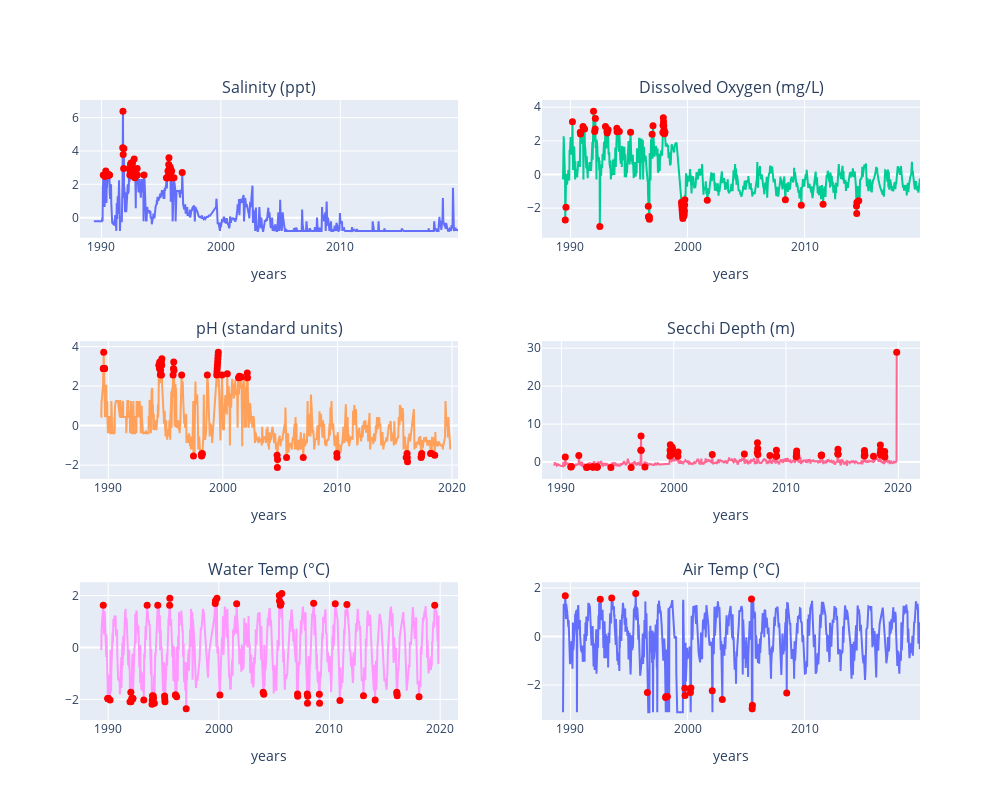

The notebook cell this image was saved under:
### Code cell
fig = make_subplots(rows=3, cols=2,     subplot_titles=[
        'Salinity (ppt)', 'Dissolved Oxygen (mg/L)', 
        'pH (standard units)', 'Secchi Depth (m)', 
        'Water Temp (°C)', 'Air Temp (°C)'
    ])
fig.add_trace(go.Scatter(x=select_df.index, y=select_df['Salinity (ppt)'], mode='lines', name='Salinity (ppt)'), row=1, col=1)
fig.add_trace(go.Scatter(x=select_df[select_df['Salinity (ppt)_anomaly']].index, y=select_df[select_df['Salinity (ppt)_anomaly']]['Salinity (ppt)'], mode='markers',
                        marker=dict(color='red', size=7)), row=1, col=1)
fig.update_xaxes(title_text="years")
fig.update_yaxes()

fig.add_trace(go.Scatter(x=select_df.index, y=select_df['Dissolved Oxygen (mg/L)'], mode='lines', name='Dissolved Oxygen (mg/L)'), row=1, col=2)
fig.add_trace(go.Scatter(x=select_df[select_df['Dissolved Oxygen (mg/L)_anomaly']].index, y=select_df[select_df['Dissolved Oxygen (mg/L)_anomaly']]['Dissolved Oxygen (mg/L)'], mode='markers',
                        marker=dict(color='red', size=7)), row=1, col=2)

fig.add_trace(go.Scatter(x=select_df.index, y=select_df['pH (standard units)'], mode='lines', name='pH (standard units)'), row=2, col=1)
fig.add_trace(go.Scatter(x=select_df[select_df['pH (standard units)_anomaly']].index, y=select_df[select_df['pH (standard units)_anomaly']]['pH (standard units)'], mode='markers',
                          marker=dict(color='red', size=7)), row=2, col=1)

fig.add_trace(go.Scatter(x=select_df.index, y=select_df['Secchi Depth (m)'], mode='lines', name='Secchi Depth (m)'), row=2, col=2)
fig.add_trace(go.Scatter(x=select_df[select_df['Secchi Depth (m)_anomaly']].index, y=select_df[select_df['Secchi Depth (m)_anomaly']]['Secchi Depth (m)'], mode='markers',
                        marker=dict(color='red', size=7)), row=2, col=2)

fig.add_trace(go.Scatter(x=select_df.index, y=select_df['Water Temp (?C)'], mode='lines', name='Water Temp (?C)'), row=3, col=1)
fig.add_trace(go.Scatter(x=select_df[select_df['Water Temp (?C)_anomaly']].index, y=select_df[select_df['Water Temp (?C)_anomaly']]['Water Temp (?C)'], mode='markers',
                        marker=dict(color='red', size=7)), row=3, col=1)

fig.add_trace(go.Scatter(x=select_df.index, y=select_df['AirTemp (C)'], mode='lines', name='AirTemp (C)'), row=3, col=2)
fig.add_trace(go.Scatter(x=select_df[select_df['AirTemp (C)_anomaly']].index, y=select_df[select_df['AirTemp (C)_anomaly']]['AirTemp (C)'], mode='markers',
                        marker=dict(color='red', size=7)), row=3, col=2)

fig.update_layout(showlegend=False)

fig.update_layout(height=800, width=1000)
fig.show()

### Figure 1 — Plotly figure (JSON) as saved in the notebook; plotly's stock layout.template omitted (floating-point values rounded to 4 significant figures; data arrays with more than 128 entries replaced by an {"elided": "..."} marker saying what was removed)
{"data": [{"mode": "lines", "name": "Salinity (ppt)", "type": "scatter", "x": {"elided": "1592 str values"}, "xaxis": "x", "y": {"elided": "1592 float values"}, "yaxis": "y"}, {"marker": {"color": "red", "size": 7}, "mode": "markers", "type": "scatter", "x": ["1990-02-25T00:00:00", "1990-04-15T00:00:00", "1990-05-13T00:00:00", "1990-07-15T00:00:00", "1990-07-29T00:00:00", "1990-08-05T00:00:00", "1990-08-12T00:00:00", "1990-08-19T00:00:00", "1990-08-26T00:00:00", "1990-09-02T00:00:00", "1991-10-13T00:00:00", "1991-10-20T00:00:00", "1991-10-27T00:00:00", "1991-11-10T00:00:00", "1991-11-17T00:00:00", "1992-04-26T00:00:00", "1992-05-17T00:00:00", "1992-05-31T00:00:00", "1992-06-07T00:00:00", "1992-06-14T00:00:00", "1992-06-21T00:00:00", "1992-06-28T00:00:00", "1992-07-05T00:00:00", "1992-07-12T00:00:00", "1992-07-19T00:00:00", "1992-07-26T00:00:00", "1992-08-02T00:00:00", "1992-08-09T00:00:00", "1992-08-16T00:00:00", "1992-08-30T00:00:00", "1992-09-06T00:00:00", "1992-09-13T00:00:00", "1992-09-20T00:00:00", "1992-09-27T00:00:00", "1992-10-04T00:00:00", "1992-10-18T00:00:00", "1992-10-25T00:00:00", "1992-11-01T00:00:00", "1992-12-27T00:00:00", "1993-01-03T00:00:00", "1993-07-25T00:00:00", "1995-06-11T00:00:00", "1995-07-02T00:00:00", "1995-07-09T00:00:00", "1995-07-16T00:00:00", "1995-07-23T00:00:00", "1995-07-30T00:00:00", "1995-08-06T00:00:00", "1995-08-13T00:00:00", "1995-08-20T00:00:00", "1995-08-27T00:00:00", "1995-09-03T00:00:00", "1995-09-10T00:00:00", "1995-09-17T00:00:00", "1995-09-24T00:00:00", "1995-10-01T00:00:00", "1995-10-08T00:00:00", "1995-11-05T00:00:00", "1995-11-12T00:00:00", "1995-11-19T00:00:00", "1995-11-26T00:00:00", "1995-12-03T00:00:00", "1996-01-28T00:00:00", "1996-10-06T00:00:00"], "xaxis": "x", "y": [2.554, 2.474, 2.793, 2.554, 2.554, 2.554, 2.554, 2.554, 2.554, 2.554, 4.188, 6.38, 3.789, 2.952, 4.148, 2.952, 2.554, 2.753, 3.192, 2.634, 3.271, 2.952, 2.793, 2.634, 3.271, 3.271, 3.271, 2.873, 2.952, 2.474, 2.634, 2.733, 2.833, 3.51, 2.913, 2.394, 2.474, 2.554, 2.952, 2.554, 2.554, 2.394, 2.394, 2.394, 2.394, 2.394, 2.793, 2.793, 2.793, 3.192, 3.59, 2.793, 3.032, 2.793, 2.913, 3.032, 2.952, 2.793, 2.394, 2.793, 2.394, 2.394, 2.394, 2.713], "yaxis": "y"}, {"mode": "lines", "name": "Dissolved Oxygen (mg/L)", "type": "scatter", "x": {"elided": "1592 str values"}, "xaxis": "x2", "y": {"elided": "1592 float values"}, "yaxis": "y2"}, {"marker": {"color": "red", "size": 7}, "mode": "markers", "type": "scatter", "x": ["1989-07-23T00:00:00", "1989-08-13T00:00:00", "1990-03-04T00:00:00", "1990-11-04T00:00:00", "1990-11-11T00:00:00", "1991-01-27T00:00:00", "1991-03-17T00:00:00", "1991-12-22T00:00:00", "1992-01-26T00:00:00", "1992-02-09T00:00:00", "1992-02-16T00:00:00", "1992-07-05T00:00:00", "1992-12-27T00:00:00", "1993-02-14T00:00:00", "1993-02-21T00:00:00", "1993-02-28T00:00:00", "1993-03-21T00:00:00", "1993-12-19T00:00:00", "1993-12-26T00:00:00", "1994-03-06T00:00:00", "1995-02-19T00:00:00", "1996-08-25T00:00:00", "1996-09-01T00:00:00", "1996-09-08T00:00:00", "1996-09-15T00:00:00", "1996-09-22T00:00:00", "1996-09-29T00:00:00", "1996-12-22T00:00:00", "1997-01-19T00:00:00", "1997-11-23T00:00:00", "1997-11-30T00:00:00", "1997-12-07T00:00:00", "1997-12-14T00:00:00", "1997-12-21T00:00:00", "1997-12-28T00:00:00", "1998-01-04T00:00:00", "1998-01-11T00:00:00", "1998-01-18T00:00:00", "1998-01-25T00:00:00", "1999-06-27T00:00:00", "1999-07-04T00:00:00", "1999-07-11T00:00:00", "1999-07-18T00:00:00", "1999-07-25T00:00:00", "1999-08-01T00:00:00", "1999-08-08T00:00:00", "1999-08-15T00:00:00", "1999-08-22T00:00:00", "1999-08-29T00:00:00", "1999-09-05T00:00:00", "1999-09-12T00:00:00", "1999-09-19T00:00:00", "1999-09-26T00:00:00", "1999-10-03T00:00:00", "1999-10-10T00:00:00", "2001-09-09T00:00:00", "2008-05-11T00:00:00", "2009-09-20T00:00:00", "2011-07-31T00:00:00", "2014-06-08T00:00:00", "2014-06-15T00:00:00", "2014-06-22T00:00:00", "2014-08-17T00:00:00"], "xaxis": "x2", "y": [-2.712, -1.945, 3.136, 2.513, 2.413, 2.848, 2.704, 3.759, 2.561, 2.704, 3.328, -3.095, 2.848, 2.561, 2.465, 2.609, 2.657, 2.752, 2.537, 2.561, 2.513, -1.885, -2.52, -2.52, -2.52, -2.52, -2.664, 2.393, 2.896, 2.489, 2.932, 3.376, 3.136, 2.896, 2.657, 2.417, 2.449, 2.481, 2.513, -1.65, -1.811, -1.972, -2.133, -2.294, -2.455, -2.616, -1.839, -2.376, -2.4, -2.424, -2.448, -2.292, -2.137, -1.82, -1.504, -1.533, -1.508, -1.832, -1.772, -1.873, -2.316, -1.649, -1.568], "yaxis": "y2"}, {"mode": "lines", "name": "pH (standard units)", "type": "scatter", "x": {"elided": "1592 str values"}, "xaxis": "x3", "y": {"elided": "1592 float values"}, "yaxis": "y3"}, {"marker": {"color": "red", "size": 7}, "mode": "markers", "type": "scatter", "x": ["1989-07-23T00:00:00", "1989-07-30T00:00:00", "1989-08-06T00:00:00", "1989-08-13T00:00:00", "1989-08-20T00:00:00", "1989-08-27T00:00:00", "1989-09-03T00:00:00", "1994-05-29T00:00:00", "1994-06-19T00:00:00", "1994-06-26T00:00:00", "1994-07-17T00:00:00", "1994-07-24T00:00:00", "1994-07-31T00:00:00", "1994-08-07T00:00:00", "1994-08-14T00:00:00", "1994-08-21T00:00:00", "1994-08-28T00:00:00", "1994-09-04T00:00:00", "1995-08-27T00:00:00", "1995-09-10T00:00:00", "1995-09-17T00:00:00", "1995-09-24T00:00:00", "1996-05-26T00:00:00", "1997-06-08T00:00:00", "1998-02-15T00:00:00", "1998-02-22T00:00:00", "1998-03-01T00:00:00", "1998-03-08T00:00:00", "1998-03-15T00:00:00", "1998-08-23T00:00:00", "1999-06-20T00:00:00", "1999-06-27T00:00:00", "1999-07-04T00:00:00", "1999-07-11T00:00:00", "1999-07-18T00:00:00", "1999-07-25T00:00:00", "1999-08-01T00:00:00", "1999-08-08T00:00:00", "1999-12-05T00:00:00", "2000-05-21T00:00:00", "2001-05-13T00:00:00", "2001-06-10T00:00:00", "2001-08-12T00:00:00", "2002-02-17T00:00:00", "2002-02-24T00:00:00", "2004-09-26T00:00:00", "2004-10-03T00:00:00", "2004-10-10T00:00:00", "2005-07-24T00:00:00", "2007-01-07T00:00:00", "2009-12-13T00:00:00", "2009-12-20T00:00:00", "2016-01-03T00:00:00", "2016-01-31T00:00:00", "2016-02-07T00:00:00", "2016-02-14T00:00:00", "2017-04-23T00:00:00", "2017-04-30T00:00:00", "2017-05-07T00:00:00", "2017-05-14T00:00:00", "2018-02-18T00:00:00", "2018-03-25T00:00:00", "2018-07-01T00:00:00"], "xaxis": "x3", "y": [2.889, 2.889, 3.709, 2.889, 2.889, 2.889, 2.889, 3.053, 2.889, 3.217, 2.578, 2.791, 3.004, 3.217, 3.217, 2.561, 3.053, 3.381, 2.561, 2.889, 3.217, 2.807, 2.561, -1.538, -1.456, -1.538, -1.497, -1.456, -1.415, 2.561, 2.561, 2.725, 2.889, 3.053, 3.217, 3.381, 3.545, 3.709, 2.561, 2.627, 2.43, 2.496, 2.463, 2.66, 2.43, -1.505, -2.128, -1.713, -1.62, -1.62, -1.406, -1.603, -1.62, -1.415, -1.62, -1.825, -1.62, -1.551, -1.483, -1.415, -1.415, -1.415, -1.497], "yaxis": "y3"}, {"mode": "lines", "name": "Secchi Depth (m)", "type": "scatter", "x": {"elided": "1592 str values"}, "xaxis": "x4", "y": {"elided": "1592 float values"}, "yaxis": "y4"}, {"marker": {"color": "red", "size": 7}, "mode": "markers", "type": "scatter", "x": ["1990-05-06T00:00:00", "1990-11-04T00:00:00", "1990-11-11T00:00:00", "1990-11-18T00:00:00", "1991-07-21T00:00:00", "1992-03-29T00:00:00", "1992-04-19T00:00:00", "1992-10-11T00:00:00", "1992-10-18T00:00:00", "1992-10-25T00:00:00", "1993-02-14T00:00:00", "1993-02-28T00:00:00", "1993-03-07T00:00:00", "1993-03-14T00:00:00", "1994-05-29T00:00:00", "1996-03-17T00:00:00", "1997-01-26T00:00:00", "1997-02-02T00:00:00", "1997-02-09T00:00:00", "1997-06-08T00:00:00", "1999-08-29T00:00:00", "1999-09-05T00:00:00", "1999-09-12T00:00:00", "1999-09-19T00:00:00", "1999-11-07T00:00:00", "1999-11-14T00:00:00", "1999-11-21T00:00:00", "1999-11-28T00:00:00", "1999-12-05T00:00:00", "2000-05-14T00:00:00", "2000-05-21T00:00:00", "2003-06-08T00:00:00", "2006-04-16T00:00:00", "2007-06-10T00:00:00", "2007-06-17T00:00:00", "2007-06-24T00:00:00", "2007-07-01T00:00:00", "2008-07-27T00:00:00", "2009-02-15T00:00:00", "2009-02-22T00:00:00", "2009-03-01T00:00:00", "2010-11-28T00:00:00", "2010-12-05T00:00:00", "2010-12-12T00:00:00", "2010-12-19T00:00:00", "2013-02-17T00:00:00", "2013-02-24T00:00:00", "2013-03-03T00:00:00", "2014-08-10T00:00:00", "2014-08-17T00:00:00", "2014-08-24T00:00:00", "2016-12-18T00:00:00", "2016-12-25T00:00:00", "2017-01-01T00:00:00", "2017-01-08T00:00:00", "2017-10-15T00:00:00", "2018-05-20T00:00:00", "2018-05-27T00:00:00", "2018-06-03T00:00:00", "2018-06-10T00:00:00", "2018-10-07T00:00:00", "2018-10-14T00:00:00", "2018-10-21T00:00:00", "2019-11-10T00:00:00"], "xaxis": "x4", "y": [1.355, -1.292, -1.22, -1.147, 1.728, -1.462, -1.292, -1.292, -1.292, -1.292, -1.292, -1.292, -1.292, -1.292, -1.462, -1.462, 3.119, 6.852, 3.119, -1.292, 1.626, 3.102, 4.578, 2.576, 2.105, 3.933, 3.379, 2.825, 2.271, 1.541, 2.644, 1.965, 2.101, 2.525, 5.087, 3.549, 2.011, 1.762, 1.507, 3.085, 1.626, 1.377, 2.146, 2.915, 1.609, 1.762, 1.804, 1.847, 2.214, 3.373, 2.03, 1.592, 3.034, 2.406, 1.779, 1.507, 2.271, 4.476, 3.176, 1.875, 1.677, 2.78, 1.35, 28.91], "yaxis": "y4"}, {"mode": "lines", "name": "Water Temp (?C)", "type": "scatter", "x": {"elided": "1592 str values"}, "xaxis": "x5", "y": {"elided": "1592 float values"}, "yaxis": "y5"}, {"marker": {"color": "red", "size": 7}, "mode": "markers", "type": "scatter", "x": ["1989-07-23T00:00:00", "1989-12-17T00:00:00", "1989-12-24T00:00:00", "1989-12-31T00:00:00", "1990-01-07T00:00:00", "1990-03-04T00:00:00", "1991-12-22T00:00:00", "1992-01-19T00:00:00", "1992-01-26T00:00:00", "1992-02-16T00:00:00", "1992-03-22T00:00:00", "1992-03-29T00:00:00", "1993-03-21T00:00:00", "1993-07-11T00:00:00", "1993-12-19T00:00:00", "1993-12-26T00:00:00", "1994-01-02T00:00:00", "1994-01-30T00:00:00", "1994-02-06T00:00:00", "1994-03-06T00:00:00", "1994-06-26T00:00:00", "1995-02-05T00:00:00", "1995-02-12T00:00:00", "1995-02-19T00:00:00", "1995-07-23T00:00:00", "1995-07-30T00:00:00", "1996-01-28T00:00:00", "1996-02-04T00:00:00", "1996-03-10T00:00:00", "1997-01-19T00:00:00", "1999-09-05T00:00:00", "1999-09-12T00:00:00", "1999-10-31T00:00:00", "2000-02-06T00:00:00", "2001-08-12T00:00:00", "2004-01-04T00:00:00", "2004-01-25T00:00:00", "2005-06-19T00:00:00", "2005-06-26T00:00:00", "2005-07-24T00:00:00", "2005-07-31T00:00:00", "2005-08-07T00:00:00", "2005-08-14T00:00:00", "2005-09-11T00:00:00", "2007-02-11T00:00:00", "2007-02-18T00:00:00", "2007-12-30T00:00:00", "2008-01-06T00:00:00", "2008-01-13T00:00:00", "2008-07-27T00:00:00", "2009-02-01T00:00:00", "2009-02-08T00:00:00", "2010-07-11T00:00:00", "2010-12-12T00:00:00", "2011-07-31T00:00:00", "2013-01-27T00:00:00", "2014-02-16T00:00:00", "2016-01-31T00:00:00", "2016-02-07T00:00:00", "2016-02-14T00:00:00", "2018-02-04T00:00:00", "2019-07-07T00:00:00"], "xaxis": "x5", "y": [1.628, -1.963, -1.963, -1.963, -1.963, -2.03, -2.096, -1.731, -2.096, -1.963, -1.963, -1.963, -2.03, 1.628, -2.19, -2.023, -1.857, -1.867, -1.963, -2.15, 1.628, -1.875, -1.986, -2.096, 1.628, 1.894, -1.83, -1.83, -1.897, -2.363, 1.699, 1.801, 1.896, -1.83, 1.681, -1.731, -1.804, 2.001, 1.788, 1.628, 1.655, 1.681, 1.708, 2.082, -1.791, -1.884, -1.791, -2.15, -1.884, 1.708, -1.804, -2.15, 1.681, -2.043, 1.661, -1.864, -2.03, -1.731, -1.797, -1.864, -1.897, 1.628], "yaxis": "y5"}, {"mode": "lines", "name": "AirTemp (C)", "type": "scatter", "x": {"elided": "1592 str values"}, "xaxis": "x6", "y": {"elided": "1592 float values"}, "yaxis": "y6"}, {"marker": {"color": "red", "size": 7}, "mode": "markers", "type": "scatter", "x": ["1989-07-23T00:00:00", "1992-07-19T00:00:00", "1993-07-11T00:00:00", "1995-07-30T00:00:00", "1996-07-28T00:00:00", "1998-02-15T00:00:00", "1998-03-01T00:00:00", "1998-04-12T00:00:00", "1999-10-10T00:00:00", "1999-10-17T00:00:00", "2000-04-02T00:00:00", "2000-04-16T00:00:00", "2002-02-10T00:00:00", "2002-12-22T00:00:00", "2005-06-19T00:00:00", "2005-07-10T00:00:00", "2005-07-17T00:00:00", "2008-06-22T00:00:00"], "xaxis": "x6", "y": [1.678, 1.535, 1.582, 1.773, -2.305, -2.514, -2.476, -2.476, -2.132, -2.433, -2.305, -2.128, -2.235, -2.602, 1.55, -2.979, -2.836, -2.327], "yaxis": "y6"}], "layout": {"annotations": [{"font": {"size": 16}, "showarrow": false, "text": "Salinity (ppt)", "x": 0.225, "xanchor": "center", "xref": "paper", "y": 1, "yanchor": "bottom", "yref": "paper"}, {"font": {"size": 16}, "showarrow": false, "text": "Dissolved Oxygen (mg/L)", "x": 0.775, "xanchor": "center", "xref": "paper", "y": 1, "yanchor": "bottom", "yref": "paper"}, {"font": {"size": 16}, "showarrow": false, "text": "pH (standard units)", "x": 0.225, "xanchor": "center", "xref": "paper", "y": 0.6111, "yanchor": "bottom", "yref": "paper"}, {"font": {"size": 16}, "showarrow": false, "text": "Secchi Depth (m)", "x": 0.775, "xanchor": "center", "xref": "paper", "y": 0.6111, "yanchor": "bottom", "yref": "paper"}, {"font": {"size": 16}, "showarrow": false, "text": "Water Temp (°C)", "x": 0.225, "xanchor": "center", "xref": "paper", "y": 0.2222, "yanchor": "bottom", "yref": "paper"}, {"font": {"size": 16}, "showarrow": false, "text": "Air Temp (°C)", "x": 0.775, "xanchor": "center", "xref": "paper", "y": 0.2222, "yanchor": "bottom", "yref": "paper"}], "height": 800, "showlegend": false, "width": 1000, "xaxis": {"anchor": "y", "domain": [0, 0.45], "title": {"text": "years"}}, "xaxis2": {"anchor": "y2", "domain": [0.55, 1], "title": {"text": "years"}}, "xaxis3": {"anchor": "y3", "domain": [0, 0.45], "title": {"text": "years"}}, "xaxis4": {"anchor": "y4", "domain": [0.55, 1], "title": {"text": "years"}}, "xaxis5": {"anchor": "y5", "domain": [0, 0.45], "title": {"text": "years"}}, "xaxis6": {"anchor": "y6", "domain": [0.55, 1], "title": {"text": "years"}}, "yaxis": {"anchor": "x", "domain": [0.7778, 1]}, "yaxis2": {"anchor": "x2", "domain": [0.7778, 1]}, "yaxis3": {"anchor": "x3", "domain": [0.3889, 0.6111]}, "yaxis4": {"anchor": "x4", "domain": [0.3889, 0.6111]}, "yaxis5": {"anchor": "x5", "domain": [0, 0.2222]}, "yaxis6": {"anchor": "x6", "domain": [0, 0.2222]}}}
